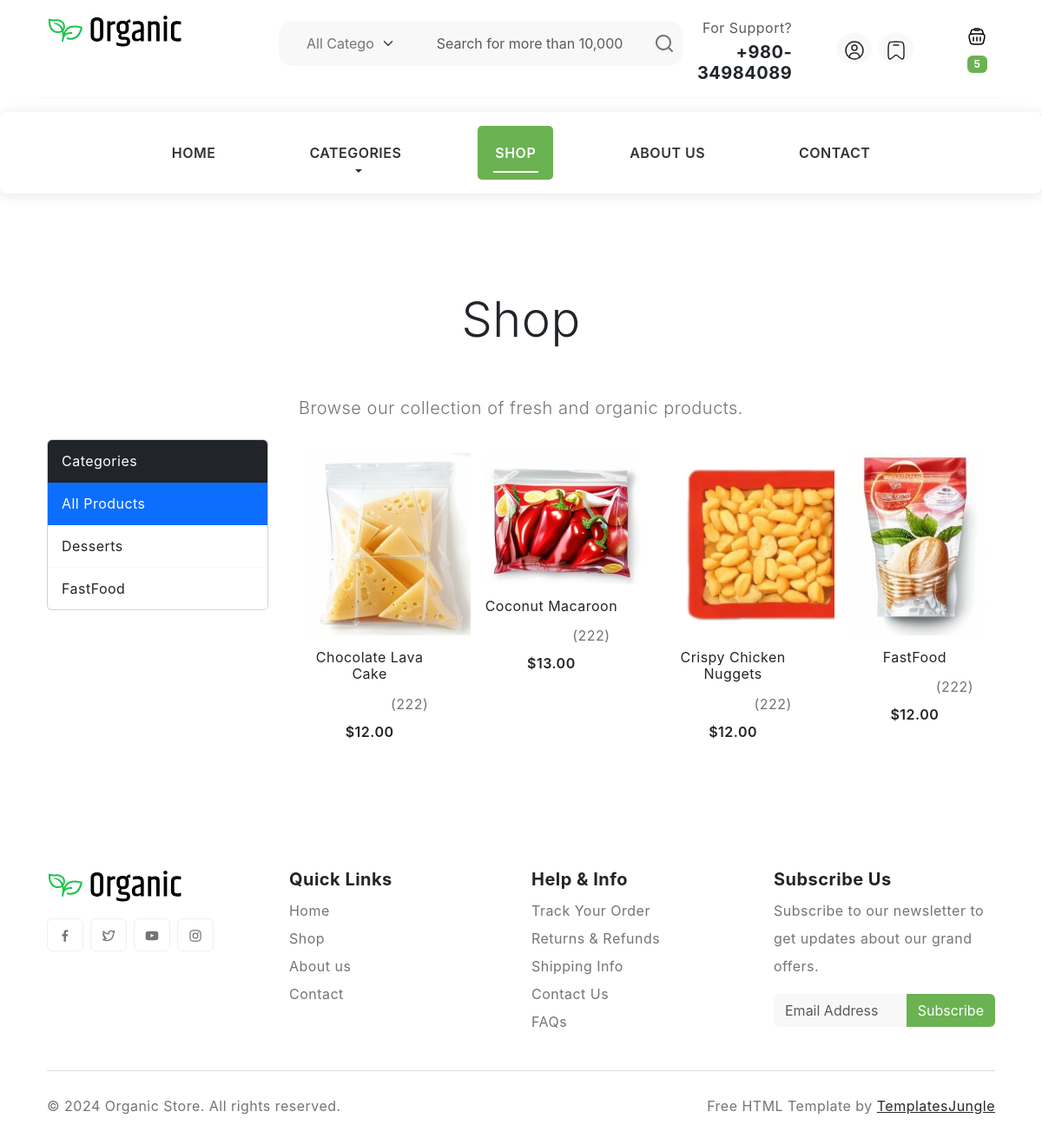
The app's page /shop/ with its own data.
### blog/models.py (models this page shows, shortened)
class Category(models.Model):
    name = models.CharField(max_length=200)
    slug = models.SlugField(max_length=200, unique=True)
    image = models.ImageField(upload_to='categories/%Y/%m/%d', blank=True)
    class Meta:
        ordering = ('name',)
        verbose_name = 'category'
        verbose_name_plural = 'categories'

class Product(models.Model):
    category = models.ForeignKey(Category, related_name='products', on_delete=models.CASCADE)
    name = models.CharField(max_length=200)
    slug = models.SlugField(max_length=200)
    image = models.ImageField(upload_to='products/%Y/%m/%d', blank=True)
    description = models.TextField(blank=True)
    price = models.DecimalField(max_digits=10, decimal_places=2)
    available = models.BooleanField(default=True)
    created = models.DateTimeField(auto_now_add=True)
    updated = models.DateTimeField(auto_now=True)
    display_category = models.CharField(max_length=10, choices=DISPLAY_CATEGORY_CHOICES, default='NONE')
    class Meta:
        ordering = ('name',)
        indexes = [
            models.Index(fields=['name']),
            models.Index(fields=['slug']),
        ]

### blog/views.py (the view)
# urls.py: path("shop/", views.shop, name="shop"),
def shop(request, category_slug=None):
    category = None
    categories = Category.objects.all()
    products = Product.objects.filter(available=True)
    if category_slug:
        category = get_object_or_404(Category, slug=category_slug)
        products = products.filter(category=category)
    context = {
        'category': category,
        'categories': categories,
        'products': products
    }
    return render(request, "shop.html", context)

### blog/context_processors.py (called while the page is built)
def categories(request):
    return {
        'categories': Category.objects.all()
    }

### template/shop.html (shortened to what this page needs)
{% extends "base.html" %}
{% load static %}
{% block content %}
<section class="py-5">
  <div class="container">
    <div class="row">
      <div class="col-md-12">
        <div class="post-item">
          <div class="post-content">
            <h1 class="display-4 text-center my-5">Shop</h1>
            <p class="lead text-center">Browse our collection of fresh and organic products.</p>
            <div class="row">
              <div class="col-md-3">
                <div class="category-filter card mb-4">
                  <div class="card-header bg-dark text-white">Categories</div>
                  <ul class="list-group list-group-flush">
                    <li class="list-group-item {% if not category %}active{% endif %}">
                      <a href="{% url 'shop' %}" class="text-decoration-none {% if not category %}text-white{% else %}text-dark{% endif %}">All Products</a>
                    </li>
                    {% for cat in categories %}
                    <li class="list-group-item {% if category.slug == cat.slug %}active{% endif %}">
                      <a href="{% url 'product_list_by_category' cat.slug %}" class="text-decoration-none {% if category.slug == cat.slug %}text-white{% else %}text-dark{% endif %}">{{ cat.name }}</a>
                    </li>
                    {% endfor %}
                  </ul>
                </div>
              </div>
              <div class="col-md-9">
                <div
                  class="product-grid row row-cols-1 row-cols-sm-2 row-cols-md-3 row-cols-lg-3 row-cols-xl-4 row-cols-xxl-5">
                  {% for product in products %}
                  <div class="col">
                    <div class="product-item">
                      <figure>
                        <a href="{% url 'product_detail' product.slug %}" title="{{ product.name }}">
                          {% if product.image %}
                          <img src="{{ product.image.url }}" alt="{{ product.name }}" class="tab-image">
                          {% else %}
                          <img src="{% static 'images/product-thumb-1.png' %}" alt="Default Product Image" class="tab-image">
                          {% endif %}
                        </a>
                      </figure>
                      <div class="d-flex flex-column text-center">
                        <h3 class="fs-6 fw-normal">{{ product.name }}</h3>
                        <div>
                          <span class="rating">
                            <svg width="18" height="18" class="text-warning">
                              <use xlink:href="#star-full"></use>
                            </svg>
                            <svg width="18" height="18" class="text-warning">
                              <use xlink:href="#star-full"></use>
                            </svg>
                            <svg width="18" height="18" class="text-warning">
                              <use xlink:href="#star-full"></use>
                            </svg>
                            <svg width="18" height="18" class="text-warning">
                              <use xlink:href="#star-half"></use>
                            </svg>
                          </span>
                          <span>(222)</span>
                        </div>
                        <div class="d-flex justify-content-center align-items-center gap-2">
                          <span class="text-dark fw-semibold">${{ product.price }}</span>
                        </div>
                      </div>
                    </div>
                  </div>
                  {% endfor %}
                </div>
              </div>
            </div>
          </div>
        </div>
      </div>
    </div>
  </div>
</section>
{% endblock %}

### template/base.html (shortened to what this page needs)
{% load static %}
<!DOCTYPE html>
<html lang="en">
<head>
  <link rel="stylesheet" href="https://cdn.jsdelivr.net/npm/swiper@9/swiper-bundle.min.css">
  <link href="https://cdn.jsdelivr.net/npm/bootstrap@5.3.0-alpha3/dist/css/bootstrap.min.css" rel="stylesheet"
>
  <link rel="stylesheet" type="text/css" href="{% static 'css/vendor.css' %}">
  <link rel="stylesheet" type="text/css" href="{% static 'style.css' %}">
</head>
<body>
  <header>
    <div class="container-lg">
      <div class="row py-3 border-bottom">
        <div class="col-sm-4 col-lg-3 text-center text-sm-start">
          <div class="main-logo">
            <a href="{% url 'home' %}">
              <img src="{% static 'images/logo.svg' %}" alt="logo" class="img-fluid">
            </a>
          </div>
        </div>
        <div class="col-sm-6 offset-sm-2 offset-md-0 col-lg-5 d-none d-lg-block">
          <div class="search-bar row bg-light p-2 my-2 rounded-4">
            <div class="col-md-4 d-none d-md-block">
              <select class="form-select border-0 bg-transparent">
                <option>All Categories</option>
              </select>
            </div>
            <div class="col-11 col-md-7">
              <form id="search-form" class="text-center" action="{% url 'shop' %}" method="get">
                <input type="text" name="q" class="form-control border-0 bg-transparent" placeholder="Search for more than 10,000 products">
              </form>
            </div>
            <div class="col-1">
              <svg xmlns="http://www.w3.org/2000/svg" width="24" height="24" viewBox="0 0 24 24"><use xlink:href="#search"></use></svg>
            </div>
          </div>
        </div>
        <div class="col-sm-8 col-lg-4 d-flex justify-content-end gap-5 align-items-center mt-4 mt-sm-0 justify-content-center justify-content-sm-end">
          <div class="support-box text-end d-none d-xl-block">
            <span class="fs-6 text-muted">For Support?</span>
            <h5 class="mb-0">+980-34984089</h5>
          </div>
          <ul class="d-flex justify-content-end list-unstyled m-0">
            <li>
              <a href="{% url 'login' %}" class="rounded-circle bg-light p-2 mx-1">
                <svg width="24" height="24"><use xlink:href="#user"></use></svg>
              </a>
            </li>
            <li>
              <a href="{% url 'wishlist' %}" class="rounded-circle bg-light p-2 mx-1">
                <svg width="24" height="24"><use xlink:href="#wishlist"></use></svg>
              </a>
            </li>
          </ul>
          <div class="cart text-end d-none d-lg-block dropdown">
            <button class="border-0 bg-transparent" type="button" data-bs-toggle="offcanvas" data-bs-target="#offcanvasCart" aria-controls="offcanvasCart">
              <svg width="24" height="24"><use xlink:href="#shopping-bag"></use></svg>
              <span class="badge bg-primary">5</span>
            </button>
          </div>
        </div>
      </div>
    </div>
    <nav class="primary-nav d-none d-lg-block">
      <div class="container-lg">
        <ul class="navbar-nav list-unstyled d-flex justify-content-center gap-5 py-3">
          <li class="nav-item {% if request.path == '/' %}active{% endif %}"><a href="{% url 'home' %}" class="nav-link">Home</a></li>
          <li class="nav-item dropdown">
            <a class="nav-link dropdown-toggle" href="#" role="button" data-bs-toggle="dropdown" aria-expanded="false">
              Categories
            </a>
          </li>
          <li class="nav-item {% if 'shop' in request.path %}active{% endif %}"><a href="{% url 'shop' %}" class="nav-link">Shop</a></li>
          <li class="nav-item {% if 'about' in request.path %}active{% endif %}"><a href="{% url 'about' %}" class="nav-link">About us</a></li>
          <li class="nav-item {% if 'contact' in request.path %}active{% endif %}"><a href="{% url 'contact' %}" class="nav-link">Contact</a></li>
        </ul>
      </div>
    </nav>
  </header>
  <main>
    {% block content %}
    {% endblock %}
  </main>
  <footer id="footer" class="py-5">
    <div class="container-lg">
      <div class="row">
        <div class="col-lg-3 col-md-6 col-sm-6">
          <div class="footer-menu">
            <img src="{% static 'images/logo.svg' %}" alt="logo" class="img-fluid">
            <div class="social-links mt-3">
              <ul class="d-flex list-unstyled gap-2">
                <li>
                  <a href="#" class="btn btn-outline-light">
                    <svg width="16" height="16"><use xlink:href="#facebook"></use></svg>
                  </a>
                </li>
                <li>
                  <a href="#" class="btn btn-outline-light">
                    <svg width="16" height="16"><use xlink:href="#twitter"></use></svg>
                  </a>
                </li>
                <li>
                  <a href="#" class="btn btn-outline-light">
                    <svg width="16" height="16"><use xlink:href="#youtube"></use></svg>
                  </a>
                </li>
                <li>
                  <a href="#" class="btn btn-outline-light">
                    <svg width="16" height="16"><use xlink:href="#instagram"></use></svg>
                  </a>
                </li>
              </ul>
            </div>
          </div>
        </div>
        <div class="col-lg-3 col-md-6 col-sm-6">
          <div class="footer-menu">
            <h5 class="widget-title">Quick Links</h5>
            <ul class="menu-list list-unstyled">
              <li class="menu-item"><a href="{% url 'home' %}" class="nav-link">Home</a></li>
              <li class="menu-item"><a href="{% url 'shop' %}" class="nav-link">Shop</a></li>
              <li class="menu-item"><a href="{% url 'about' %}" class="nav-link">About us</a></li>
              <li class="menu-item"><a href="{% url 'contact' %}" class="nav-link">Contact</a></li>
            </ul>
          </div>
        </div>
        <div class="col-lg-3 col-md-6 col-sm-6">
          <div class="footer-menu">
            <h5 class="widget-title">Help & Info</h5>
            <ul class="menu-list list-unstyled">
              <li class="menu-item"><a href="#" class="nav-link">Track Your Order</a></li>
              <li class="menu-item"><a href="#" class="nav-link">Returns & Refunds</a></li>
              <li class="menu-item"><a href="#" class="nav-link">Shipping Info</a></li>
              <li class="menu-item"><a href="#" class="nav-link">Contact Us</a></li>
              <li class="menu-item"><a href="#" class="nav-link">FAQs</a></li>
            </ul>
          </div>
        </div>
        <div class="col-lg-3 col-md-6 col-sm-6">
          <div class="footer-menu">
            <h5 class="widget-title">Subscribe Us</h5>
            <p>Subscribe to our newsletter to get updates about our grand offers.</p>
            <form class="d-flex mt-3 gap-0" role="newsletter">
              <input class="form-control rounded-start rounded-0 bg-light" type="email" placeholder="Email Address" aria-label="Email Address">
              <button class="btn btn-primary rounded-end rounded-0" type="submit">Subscribe</button>
            </form>
          </div>
        </div>
      </div>
      <hr class="my-4">
      <div class="row">
        <div class="col-md-6">
          <p>© 2024 Organic Store. All rights reserved.</p>
        </div>
        <div class="col-md-6 text-end">
          <p>Free HTML Template by <a href="https://templatesjungle.com/" target="_blank">TemplatesJungle</a></p>
        </div>
      </div>
    </div>
  </footer>
</body>
</html>

### static/style.css (style rules this page uses)
body { --heading-font : "Inter", sans-serif; --bs-link-color: #333; --bs-link-hover-color:#333; --bs-link-color-rgb: 40,40,40; --bs-link-hover-color-rgb: 0,0,0; --bs-light-rgb: 248, 248, 248; --bs-font-sans-serif: "Inter", sans-serif; --bs-body-font-family: var(--bs-font-sans-serif); --bs-body-font-size: 1rem; --bs-body-font-weight: 400; --bs-body-line-height: 2; --bs-body-color: #747474; --bs-primary: #6BB252; --bs-primary-rgb: 107, 178, 82; --bs-secondary: #364127; --bs-secondary-rgb: 54, 65, 39; --bs-danger: #F95F09; --bs-danger-rgb: 249, 95, 9; --bs-success: #a3be4c; --bs-success-rgb: 163, 190, 76; --bs-primary-bg-subtle: #FFF9EB; --bs-success-bg-subtle: #eef5e5; --bs-border-color: #F7F7F7; }
.btn-primary { --bs-btn-color: #fff; --bs-btn-bg: var(--bs-primary); --bs-btn-border-color: transparent; --bs-btn-hover-color: #fff; --bs-btn-hover-bg: #f7a422; --bs-btn-hover-border-color: transparent; --bs-btn-focus-shadow-rgb: 49,132,253; --bs-btn-active-color: #fff; --bs-btn-active-bg: var(--bs-primary); --bs-btn-active-border-color: transparent; --bs-btn-active-shadow: inset 0 3px 5px rgba(0, 0, 0, 0.125); --bs-btn-disabled-color: #fff; --bs-btn-disabled-bg: #d3d7dd; --bs-btn-disabled-border-color: transparent; }
.btn-outline-light { --bs-btn-color: #747474; --bs-btn-border-color: #EFEFEF; --bs-btn-hover-color: #000; --bs-btn-hover-bg: #EFEFEF; --bs-btn-hover-border-color: #EFEFEF; --bs-btn-focus-shadow-rgb: 248,249,250; --bs-btn-active-color: #000; --bs-btn-active-bg: #EFEFEF; --bs-btn-active-border-color: #EFEFEF; --bs-btn-active-shadow: inset 0 3px 5px rgba(0, 0, 0, 0.125); --bs-btn-disabled-color: #EFEFEF; --bs-btn-disabled-bg: transparent; --bs-btn-disabled-border-color: #EFEFEF; --bs-gradient: none; }
body { letter-spacing: 0.03em; }
h1,h2,h3,h4,h5,h6 { font-family: var(--heading-font); color: var(--bs-dark); font-weight: 700; }
.container, .container-fluid, .container-lg, .container-md, .container-sm, .container-xl, .container-xxl { --bs-gutter-x: 3rem; }
.product-item { position: relative; padding: 16px; background: #FFFFFF; border-radius: 16px; margin-bottom: 30px; box-shadow: 0px 0px 22px rgba(0, 0, 0, 0); }
.product-item figure { text-align: center; }
.product-item figure img { max-height: 210px; height: auto; }
.primary-nav { background-color: #ffffff; box-shadow: 0 2px 15px rgba(0, 0, 0, 0.1); border-radius: 8px; margin-top: 1rem; margin-bottom: 1rem; }
.primary-nav .navbar-nav { display: flex; flex-direction: row; justify-content: center; width: 100%; }
.primary-nav .nav-item { margin: 0 10px; }
.primary-nav .nav-link { color: #333; font-weight: 600; text-transform: uppercase; padding: 15px 20px; border-radius: 5px; transition: all 0.3s ease; position: relative; text-decoration: none; }
.primary-nav .nav-link:hover, .primary-nav .nav-item.active .nav-link { background-color: var(--bs-primary); color: #fff; }
.primary-nav .nav-link::after { content: ''; position: absolute; bottom: 8px; left: 50%; transform: translateX(-50%); width: 0; height: 2px; background-color: #fff; transition: width 0.3s ease; }
.primary-nav .nav-link:hover::after, .primary-nav .nav-item.active .nav-link::after { width: 60%; }

### records on screen
Category: name "Desserts"
Category: name "FastFood"
Product: image (picture), name "Chocolate Lava Cake", price "12.00"
Product: image (picture), name "Coconut Macaroon", price "13.00"
Product: image (picture), name "Crispy Chicken Nuggets", price "12.00"
Product: name "FastFood", price "12.00"
